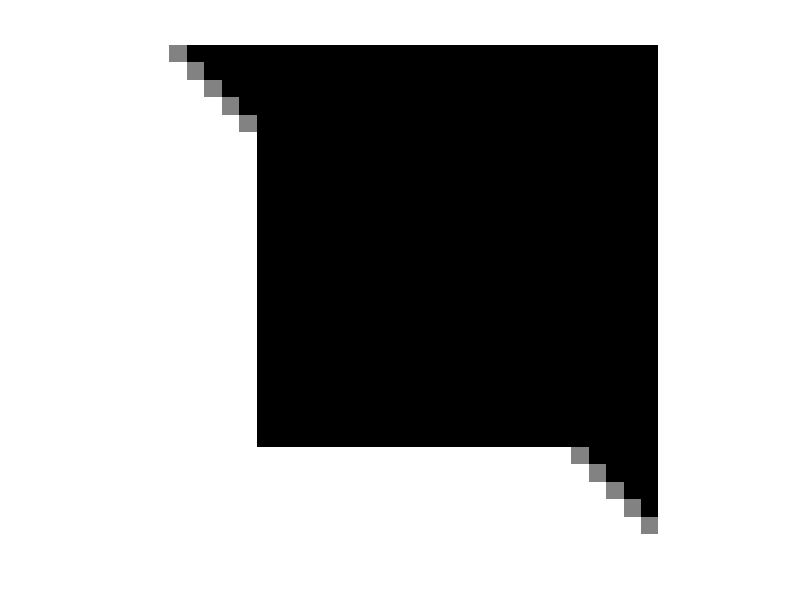
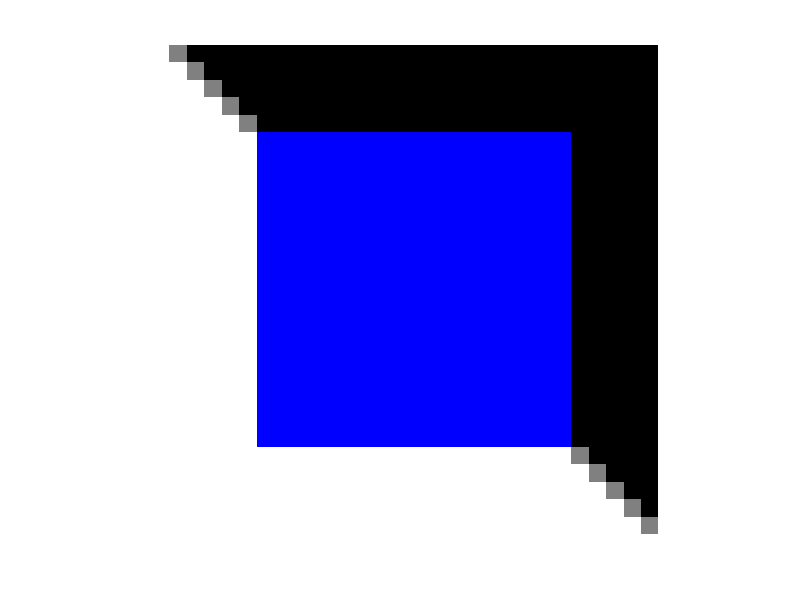
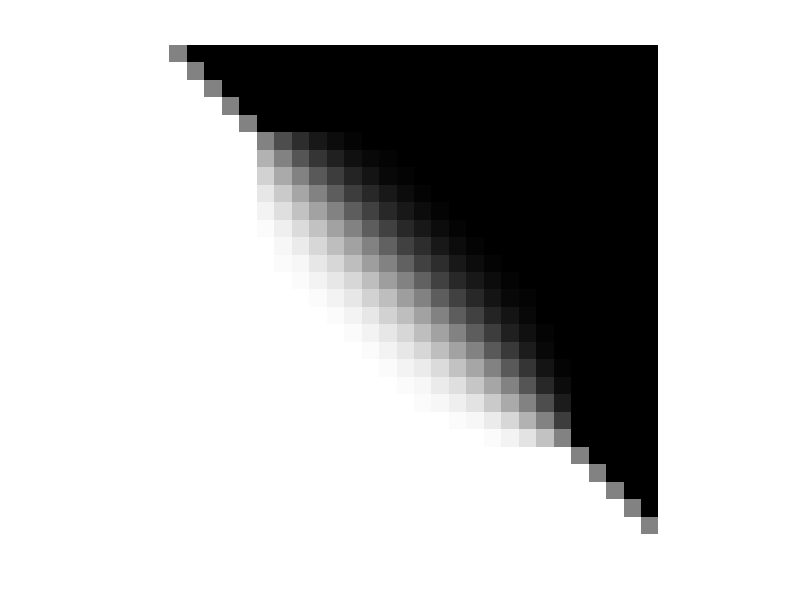

The MATLAB source for these figures, in order:
function main
	
	Nbiter= 3000;
	tau = 0.05;
	sigma = 1/tau/8;
	rho = 1.9;

	S = 28;
	S2 = 5;
	[n1,n2]=meshgrid(1:S,1:S);
	y  = double(n1-n2<0);
	idx=find(n1-n2==0);
	y(idx)=0.5;

	
	idx=find((n1>S2)&(n1<=S-S2)&(n2>S2)&(n2<=S-S2));
	idx2=find((n1<=S2)|(n1>S-S2)|(n2<=S2)|(n2>S-S2));
	y(idx)=0;
	yidx=y(idx2);
	ycolor=zeros(S,S,3);
	ycolor(:,:,1)=y;
	ycolor(:,:,2)=y;
	ycolor(:,:,3)=y;
	ycolor(S2+1:S-S2,S2+1:S-S2,3)=1;
	
	figure(1);
	imshow(y);
	figure(2);
	imshow(ycolor);
	imwrite(y,'y.tif');
	imwrite(ycolor,'ycolor.tif');
			
	opD = @(x) cat(3,[diff(x,1,1);zeros(1,size(x,2))],[diff(x,1,2) zeros(size(x,1),1)]);
	opDadj = @(u) -[u(1,:,1);diff(u(:,:,1),1,1)]-[u(:,1,2) diff(u(:,:,2),1,2)];	
	prox_sigma_g_conj = @(u) bsxfun(@rdivide,u,max(sqrt(sum(u.^2,3)),1));

	x = y;
	u = zeros([size(x) 2]);
	opDy = opD(y);
	fprintf('0 %f\n',sum(sum(sqrt(sum(opDy.^2,3)))));
	opDy = opDy(:);
	for iter = 1:Nbiter
		xnew = prox_tau_f(x-tau*opDadj(u),idx2,yidx);
		unew = prox_sigma_g_conj(u+sigma*opD(2*xnew-x));
		x = xnew+(rho-1)*(xnew-x);
		u = unew+(rho-1)*(unew-u);
		if mod(iter,40)==0
			%we display the primal and dual cost functions, which reach equal values at convergence
			fprintf('%d %f %f\n',iter,sum(sum(sqrt(sum(opD(x).^2,3)))),...
				sum(unew(:).*opDy)); % == sum(sum(opDadj(unew).*y))
			figure(3);
			imshow(xnew);
			colormap flag
			drawnow
		end
	end
	figure(3);
	imshow(xnew);
	colormap gray
	imwrite(xnew,'x_isotropic_flipped.tif');
	
end


function xout = prox_tau_f(x,idx,yidx)
 	xout = x ;
 	xout(idx) = yidx;
end